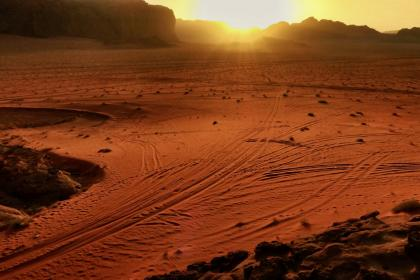
//> input picture week2/data/images/image1.jpg, 420 x 280 px
$ ./colorTransfer   (built with g++ and OpenCV 4)
//> lines starting //> are read from the running program, lines starting //| are printed output that depends on the picture
/*
Copyright 2017 BIG VISION LLC ALL RIGHTS RESERVED

This code is made available to the students of
the online course titled "Computer Vision for Faces"
by Satya Mallick for personal non-commercial use.

Sharing this code is strictly prohibited without written
permission from Big Vision LLC.

For licensing and other inquiries, please email
spmallick@bigvisionllc.com
*/

#include <opencv2/opencv.hpp>
#include <math.h>

using namespace cv;
using namespace std;

int main(int argc, char ** argv)
{
  // Read the image
  string filename1 = "../../data/images/image1.jpg";
  string filename2 = "../../data/images/image2.jpg";
  if (argc == 2)
  {
    filename1 = argv[1];
  }
  if (argc == 3)
  {
    filename1 = argv[1];
    filename2 = argv[2];
  }

  Mat src = imread(filename1);
//> src is the input picture: 280 rows x 420 cols, CV_8UC3; mean B, G, R 27, 60.6, 122.6
  Mat dst = imread(filename2);
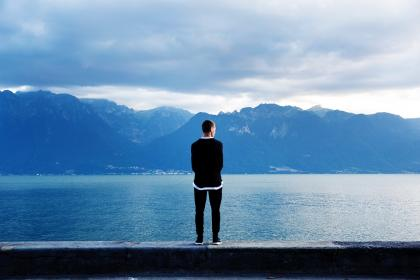
//> input picture week2/data/images/image2.jpg, 420 x 280 px
//> dst is the input picture: 280 rows x 420 cols, CV_8UC3; mean B, G, R 174.8, 142.5, 107.1

  //create a copy of the destination
  Mat output = dst.clone();

  Mat srcLAB,dstLAB,outputLAB;

  // Convert the images to Lab color space
  cv::cvtColor(src,srcLAB,CV_BGR2Lab);
//> srcLAB: 280 rows x 420 cols, CV_8UC3; mean of channels 0, 1, 2 83.8, 152, 159.4
  cv::cvtColor(dst,dstLAB,CV_BGR2Lab);
//> dstLAB: 280 rows x 420 cols, CV_8UC3; mean of channels 0, 1, 2 145.6, 126.4, 107.6
  cv::cvtColor(output,outputLAB,CV_BGR2Lab);

  // Convert to float32
  srcLAB.convertTo(srcLAB,CV_32F);
//> srcLAB: 280 rows x 420 cols, CV_32FC3; mean of channels 0, 1, 2 83.8, 152, 159.4
  dstLAB.convertTo(dstLAB,CV_32F);
//> dstLAB: 280 rows x 420 cols, CV_32FC3; mean of channels 0, 1, 2 145.6, 126.4, 107.6
  outputLAB.convertTo(outputLAB,CV_32F);

  // Create matrices to store the separated channels
  vector<Mat>srcchannels(3);
  vector<Mat>dstchannels(3);
  vector<Mat>outputchannels(3);

  // Split the channels
  split(srcLAB,srcchannels);
  split(dstLAB,dstchannels);
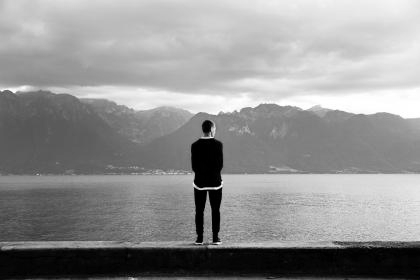
//> dstchannels[0]: 280 rows x 420 cols, CV_32FC1; min 0, max 255, mean 145.6
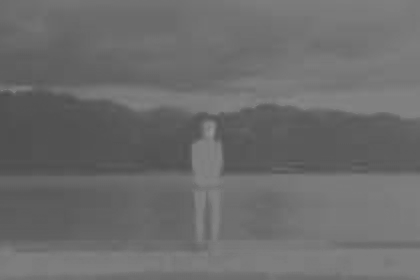
//> dstchannels[2]: 280 rows x 420 cols, CV_32FC1; min 77, max 149, mean 107.6
  split(outputLAB,outputchannels);

  float mean1,mean2,mean3,mean4,mean5,mean6;
  float stddev1,stddev2,stddev3,stddev4,stddev5,stddev6;
  cv::Scalar meanSrc, meanDst, stdSrc, stdDst;

  // Finding the mean and Std for different channels for srcLAB image
  meanStdDev(srcLAB,meanSrc,stdSrc,cv::Mat());
//> meanSrc = Scalar(83.76, 152, 159.4); stdSrc = Scalar(48.53, 12.45, 12.7)
  mean1 = meanSrc.val[0];
//> mean1 = 83.76
  mean2 = meanSrc.val[1];
//> mean2 = 152
  mean3 = meanSrc.val[2];
//> mean3 = 159.4
  stddev1 = stdSrc.val[0];
//> stddev1 = 48.53
  stddev2 = stdSrc.val[1];
//> stddev2 = 12.45
  stddev3 = stdSrc.val[2];
//> stddev3 = 12.7

  // Finding the mean and Std for different channels for dstLAB image
  meanStdDev(dstLAB,meanDst,stdDst,cv::Mat());
//> meanDst = Scalar(145.6, 126.4, 107.6); stdDst = Scalar(68.28, 4.15, 13.79)
  mean4 = meanDst.val[0];
//> mean4 = 145.6
  mean5 = meanDst.val[1];
//> mean5 = 126.4
  mean6 = meanDst.val[2];
//> mean6 = 107.6
  stddev4 = stdDst.val[0];
//> stddev4 = 68.28
  stddev5 = stdDst.val[1];
//> stddev5 = 4.15
  stddev6 = stdDst.val[2];
//> stddev6 = 13.79

  // Subtract the mean of destination image
  outputchannels[0] = dstchannels[0] - mean4;
  outputchannels[1] = dstchannels[1] - mean5;
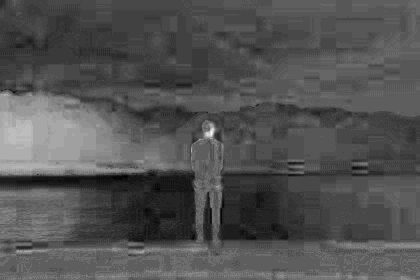
//> outputchannels[1]: 280 rows x 420 cols, CV_32FC1; min -11.36, max 23.64, mean 0; drawn with min black and max white
  outputchannels[2] = dstchannels[2] - mean6;

  //scale the standard deviation of the destination image
  outputchannels[0] *= stddev4 / stddev1;
  outputchannels[1] *= stddev5 / stddev2;
  outputchannels[2] *= stddev6 / stddev3;

  // Add the mean of the source image to get the color
  outputchannels[0] = outputchannels[0] + mean1;
  outputchannels[1] = outputchannels[1] + mean2;
  outputchannels[2] = outputchannels[2] + mean3;
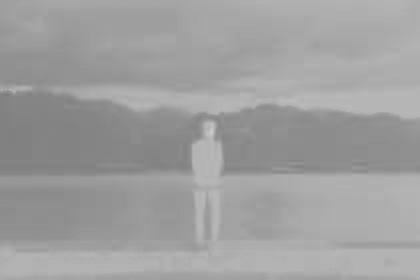
//> outputchannels[2]: 280 rows x 420 cols, CV_32FC1; min 126.1, max 204.3, mean 159.4

  // Merge the channels
  merge(outputchannels,outputLAB);
//> outputLAB: 280 rows x 420 cols, CV_32FC3; mean of channels 0, 1, 2 83.8, 152.1, 159.4

  // Convert back from float32
  outputLAB.convertTo(outputLAB,CV_8UC3);
//> outputLAB: 280 rows x 420 cols, CV_8UC3; mean of channels 0, 1, 2 97.9, 152.1, 159.4

  // Convert the image to BGR color space
  cv::cvtColor(outputLAB,output,CV_Lab2BGR);
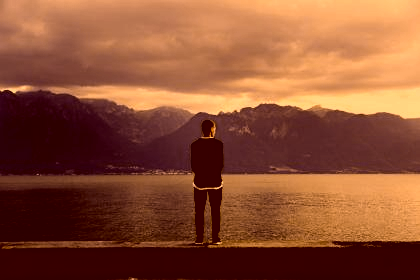
//> output: 280 rows x 420 cols, CV_8UC3; mean B, G, R 51.2, 79.2, 140.8

  // Display the color transferred image

  Mat combined;
  cv::hconcat(src, dst, combined);
  cv::hconcat(combined, output, combined);
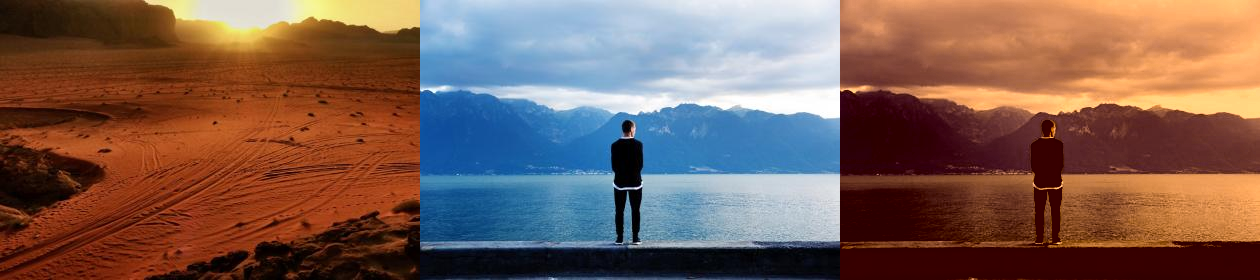
//> combined: 280 rows x 1260 cols, CV_8UC3; mean B, G, R 84.3, 94.1, 123.5
  namedWindow("Source Image  --  Destination Image  --  Color Transfer output",CV_WINDOW_AUTOSIZE);

  cv::imshow("Source Image  --  Destination Image  --  Color Transfer output",combined);
  cv::imwrite("results/colorTransfer.jpg",output);

  // Wait for user to press a key
  waitKey(0);
  destroyAllWindows();

  return 0;
}
